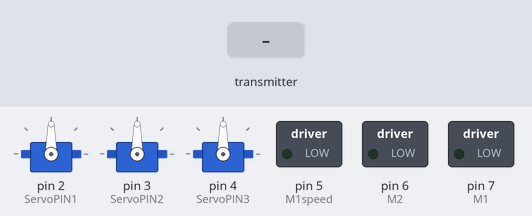
A sketch run on a simulated Arduino Mega 2560, built with avr-gcc and run on an emulated ATmega2560. On the bench: 3 × servo, switched loads named in the sketch (green lamp = pin HIGH). The inputs (shaded band) are chosen by the test bench. No radio packets arrive unless stated; what the sketch prints to the serial monitor is not drawn.

Above: at 2.2 s.
2.3 s: the transmitter starts sending joystick.3 = 256
At 3.5 s:
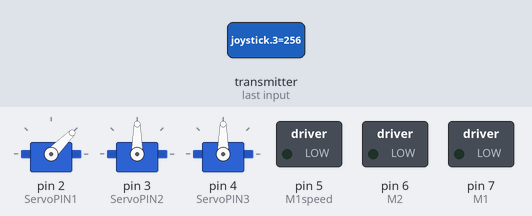
3.8 s: the transmitter starts sending joystick.3 = 0
At 4.9 s:
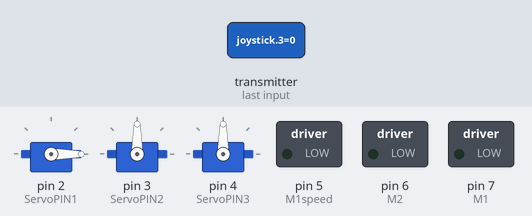
5.3 s: the transmitter starts sending joystick.3 = 1023
At 6.1 s:
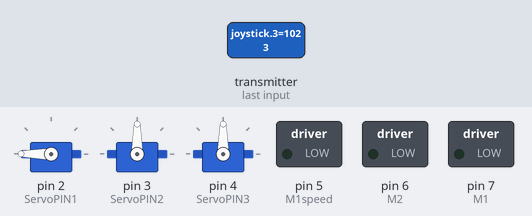
6.8 s: the transmitter starts sending joystick.3 = 512
At 7.3 s:
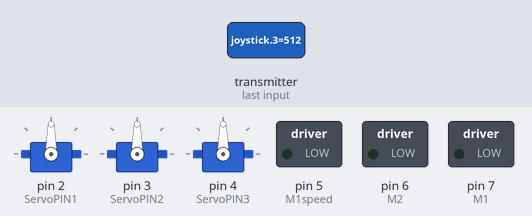
Timing chart, 0 to 9.3 s (numbered marks = the images above; inputs shaded):
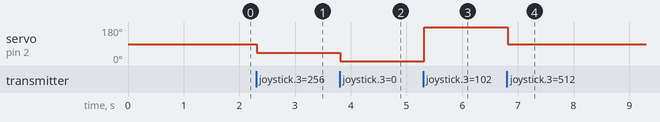

The sketch:

receiver.ino
```cpp
// (licence header left out)
#include <SPI.h>
#include <nRF24L01.h>
#include <RF24.h>
#include <Wire.h>
#include <Servo.h>
#include "printf.h"

/*-----( Declare Constants and Pin Numbers )-----*/
#define CSN_PIN    53
#define CE_PIN     9
#define M1         7
#define M2         6
#define ServoPIN1  2
#define ServoPIN2  3
#define ServoPIN3  4
#define M1speed    5

#define JOY1X       A0
#define JOY1Y       A1
#define JOY2X       A2
#define JOY2Y       A3
#define JOY3X       A4
#define JOY3Y       A5

#define BUT0       0
#define BUT1       1
#define BUT2       5
#define BUT3       6
#define BUT4       7

#define Save


// NOTE: the "LL" at the end of the constant is "LongLong" type
const uint64_t pipe = 0xC8E8F0F0E1LL; // Define the receive pipe
const uint64_t pipe2 = 0xC8E8F0F0E0LL; // Define the transmit pipe

/*-----( Declare objects )-----*/
RF24 radio(CE_PIN, CSN_PIN); // Create a Radio

Servo myservo1;  // create servo object to control servo1
Servo myservo2;  // create servo object to control servo1
Servo myservo3;  // create servo object to control servo1

/*-----( Declare Variables )-----*/
int joystick[13];  //4 element array holding Joystick readings
int myData[6];
int Position1;    // variable to store the servo1 position
int X1;
int Y1;
int X2;
int Y2;
int X3;
int Y3;
int XB0;
int XB1;
int XB2;
int XB3;
int XB4;
int XB5;
int SWITCHES;
unsigned long started_waiting_at;
unsigned long timeNow;
boolean timeout;

// Define telemetry items
int ketelLow;
int ketelHigh;
int voedingLow;
int pressure;
int actSpeed;
int water;

void setup()   /****** SETUP: RUNS ONCE ******/
{
  printf_begin();
  Serial.begin(57600);
  delay(1000);
  Serial.println("Nrf24L01 Receiver Starting");
  radio.begin();
  radio.openReadingPipe(1,pipe);
  radio.openWritingPipe(pipe2);
  radio.printDetails();

  pinMode(M1, OUTPUT);
  pinMode(M2, OUTPUT);
  pinMode(BUT0, OUTPUT);
  pinMode(BUT1, OUTPUT);
  pinMode(BUT2, OUTPUT);
  pinMode(BUT3, OUTPUT);
  pinMode(BUT4, OUTPUT);

  pinMode(M1speed, OUTPUT);
  pinMode(X1, OUTPUT);
  pinMode(Y1, OUTPUT);
  pinMode(X2, OUTPUT);
  pinMode(Y2, OUTPUT);
  pinMode(X3, OUTPUT);
  pinMode(Y3, OUTPUT);

  myservo1.attach(ServoPIN1);  // attaches the servo
  myservo2.attach(ServoPIN2);  // attaches the servo
  myservo3.attach(ServoPIN3);  // attaches the servo
}

//--(end setup )---

void loop()   /****** LOOP: RUNS CONSTANTLY ******/
{
  radio.startListening();
  started_waiting_at = micros();               // timeout period, get the current microseconds
  timeout = false;

  while ( ! radio.available() ) {                            // While nothing is received
    if (micros() - started_waiting_at > 2000000 ) {           // If waited longer than 200ms, indicate timeout and exit while loop
      timeout = true;
      break;
    }
  }

  if ( timeout ) // Describe the results timeout
  {
    safe(); // call function failsafe, always run
  }
  else
  {
  radio.read( joystick, sizeof(joystick) );
      X1 = (joystick[0]);
      Y1 = (joystick[1]);
      X2 = (joystick[2]);
      Y2 = (joystick[3]);
      X3 = (joystick[4]);
      Y3 = (joystick[5]);
      XB0 = (joystick[6]);
      XB1 = (joystick[7]);
      XB2 = (joystick[8]);
      XB3 = (joystick[9]);
      XB4 = (joystick[10]);
      XB5 = (joystick[11]);
      SWITCHES = (joystick[12]);
      timeNow = micros();

    radio.stopListening();
    delay(10);
    myData[0] = 1;
    myData[1] = 2;
    myData[2] = 3;
    myData[3] = 4;
    myData[4] = 5;
    myData[5] = XB5;
    radio.write( myData, sizeof(myData));
  }


//------------------------------------------
// Send data to functions

//      motorrun(motor);
      roerout(Y2);
//      butout1run(butout1);
//      butout2run(butout2);


      SWITCHOUT(SWITCHES); //Send BCD to Switch table

//------------------------------------------

  }

void motorrun(int joystick){
     int speedset;
     if (joystick <= 450)
                {
                digitalWrite (M1, LOW);
                digitalWrite (M2, HIGH);
                speedset = map(joystick, 0, 450, 255, 100);
                analogWrite(M1speed, speedset);
                }

     else if (joystick >= 560)
                {
                digitalWrite (M1, HIGH);
                digitalWrite (M2, LOW);
                speedset = map(joystick, 560, 1023, 100, 255);
                analogWrite(M1speed, speedset);
                }

     else
                {
                digitalWrite(M1, LOW);
                digitalWrite(M2, LOW);
                }
}

void butout1run(int test){

  if (test != 1)
                {
                digitalWrite(BUT1, LOW);
                }
     else
                {
                digitalWrite(BUT1, HIGH);
                }

}

void butout2run(int test){

  if (test != 1)
                {
                digitalWrite(BUT2, LOW);
                }
     else
                {
                digitalWrite(BUT2, HIGH);
                }

}

void roerout(int roerwaarde){
       if (roerwaarde <= 512)
                {
                Position1 = map(roerwaarde, 0, 512, 0, 90);
                myservo1.write(Position1);
                }

     else if (roerwaarde > 512)
                {
                Position1 = map(roerwaarde, 512, 1023, 90, 180);
                myservo1.write(Position1);
                }
}

void safe(){
  Serial.println("failsafe mode"); //run failsafe functions
}

void SWITCHOUT(int DATAIN){
  if (DATAIN > 128) {digitalWrite (40, HIGH); DATAIN = DATAIN - 128;}
    else {digitalWrite (40, LOW);}
  if (DATAIN > 64) {digitalWrite (41, HIGH); DATAIN = DATAIN - 64;}
    else {digitalWrite (41, LOW);}
  if (DATAIN > 32) {digitalWrite (42, HIGH); DATAIN = DATAIN - 32;}
    else {digitalWrite (42, LOW);}
  if (DATAIN > 16) {digitalWrite (43, HIGH); DATAIN = DATAIN - 16;}
    else {digitalWrite (43, LOW);}
  if (DATAIN > 8) {digitalWrite (44, HIGH); DATAIN = DATAIN - 8;}
    else {digitalWrite (44, LOW);}
  if (DATAIN > 4) {digitalWrite (45, HIGH); DATAIN = DATAIN - 4;}
    else {digitalWrite (45, LOW);}
  if (DATAIN > 2) {digitalWrite (46, HIGH); DATAIN = DATAIN - 2;}
    else {digitalWrite (46, LOW);}
  if (DATAIN == 1) {digitalWrite (47, HIGH);}
    else {digitalWrite (47, LOW);}
}


//--(end main loop )---
```

Measured:
- after the input at 2.3 s, servo on pin 2 (ServoPIN1): 90° → 45° at once
- after the input at 3.8 s, servo on pin 2 (ServoPIN1): 45° → 0° at once
- after the input at 5.3 s, servo on pin 2 (ServoPIN1): 0° → 180° at once
- after the input at 6.8 s, servo on pin 2 (ServoPIN1): 180° → 90° at once
